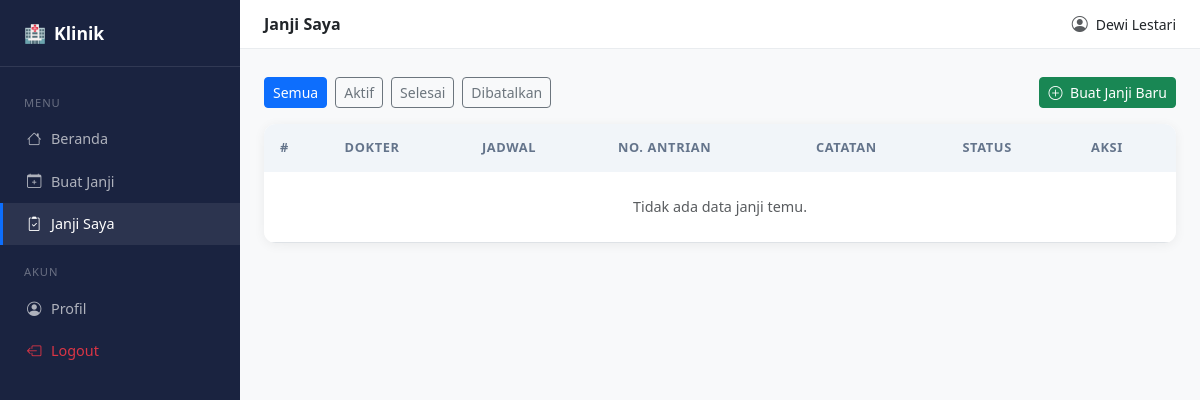
/user/appointments.php (signed in), run on an earlier commit of the app's database.
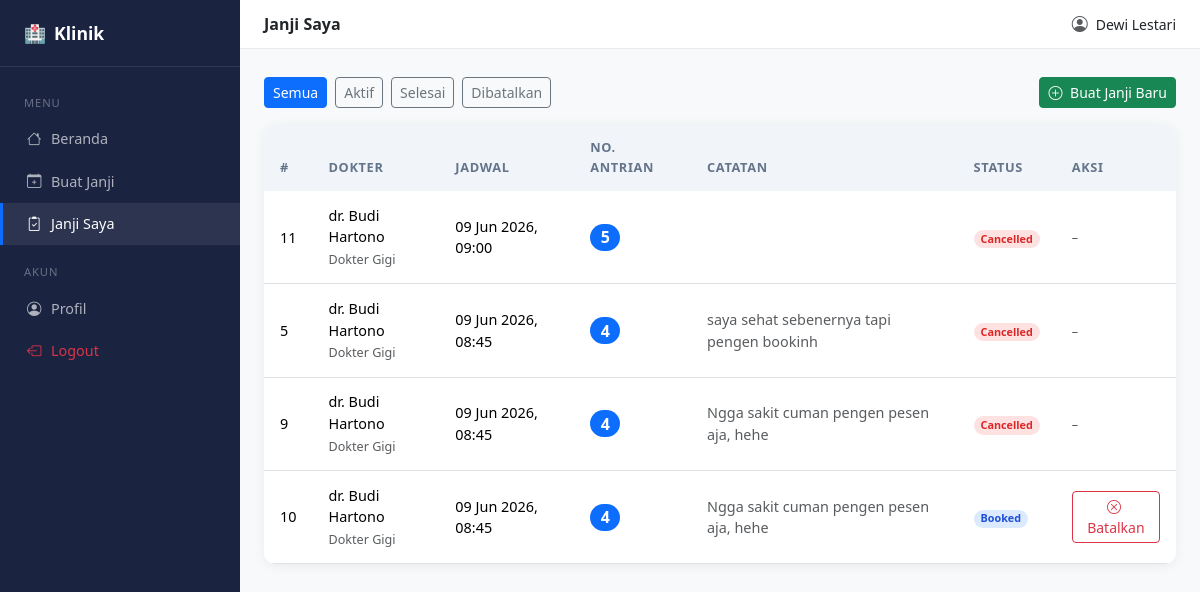
And on a later commit of the database.
### tables this page shows
CREATE TABLE `time_slots` (
  `id` int(10) UNSIGNED NOT NULL,
  `doctor_id` int(10) UNSIGNED NOT NULL,
  `slot_datetime` datetime NOT NULL,
  `duration_minutes` smallint(5) UNSIGNED NOT NULL DEFAULT 30,
  `is_booked` tinyint(1) NOT NULL DEFAULT 0,
  `created_at` datetime NOT NULL DEFAULT current_timestamp()
);

CREATE TABLE `appointments` (
  `id` int(10) UNSIGNED NOT NULL,
  `patient_id` int(10) UNSIGNED NOT NULL,
  `slot_id` int(10) UNSIGNED NOT NULL,
  `booking_time` datetime NOT NULL DEFAULT current_timestamp(),
  `status` enum('booked','cancelled','completed') NOT NULL DEFAULT 'booked',
  `notes` text DEFAULT NULL
);

CREATE TABLE `doctors` (
  `id` int(10) UNSIGNED NOT NULL,
  `full_name` varchar(100) NOT NULL,
  `specialization` varchar(100) DEFAULT NULL,
  `license_number` varchar(50) NOT NULL,
  `is_active` tinyint(1) NOT NULL DEFAULT 1,
  `deleted_at` datetime DEFAULT NULL
);

### user/appointments.php (the view, shortened to what this page needs)
<?php
require_once '../config/config.php';
require_once '../includes/layout_user.php';
$filterStatus = $_GET['status'] ?? '';
$pid = $_SESSION['user_id'];
$w   = $filterStatus ? "AND a.status = ?" : "";
$p   = $filterStatus ? [$pid, $filterStatus] : [$pid];
$stmt = $pdo->prepare(
    "SELECT a.id, a.status, a.notes, a.booking_time,
            d.full_name AS doctor, d.specialization,
            ts.slot_datetime, ts.duration_minutes,
            (
                SELECT COUNT(*)
                FROM time_slots ts2
                WHERE ts2.doctor_id = ts.doctor_id
                  AND DATE(ts2.slot_datetime) = DATE(ts.slot_datetime)
                  AND HOUR(ts2.slot_datetime) >= IF(HOUR(ts.slot_datetime) >= 13, 13, 7)
                  AND HOUR(ts2.slot_datetime) <  IF(HOUR(ts.slot_datetime) >= 13, 17, 12)
                  AND ts2.slot_datetime <= ts.slot_datetime
            ) AS queue_number
     FROM appointments a
     JOIN time_slots ts ON ts.id = a.slot_id
     JOIN doctors d     ON d.id  = ts.doctor_id
     WHERE a.patient_id = ? $w
     ORDER BY ts.slot_datetime DESC"
);
$stmt->execute($p);
$appointments = $stmt->fetchAll();
?>
<div class="mb-3 d-flex gap-2 flex-wrap">
  <?php
  $statuses = ['' => 'Semua', 'booked' => 'Aktif', 'completed' => 'Selesai', 'cancelled' => 'Dibatalkan'];
  foreach ($statuses as $val => $label):
      $active = $filterStatus === $val ? 'btn-primary' : 'btn-outline-secondary';
  ?>
  <a href="?status=<?= $val ?>" class="btn btn-sm <?= $active ?>"><?= $label ?></a>
  <?php endforeach; ?>
  <a href="<?= BASE_URL ?>/user/booking.php" class="btn btn-sm btn-success ms-auto">
    <i class="bi bi-plus-circle me-1"></i> Buat Janji Baru
  </a>
</div>
<div class="card table-card">
  <div class="table-responsive">
    <table class="table table-hover">
      <thead>
        <tr><th>#</th><th>Dokter</th><th>Jadwal</th><th>No. Antrian</th><th>Catatan</th><th>Status</th><th>Aksi</th></tr>
      </thead>
      <tbody>
      <?php foreach ($appointments as $a): ?>
      <tr>
        <td><?= $a['id'] ?></td>
        <td>
          <div><?= htmlspecialchars($a['doctor']) ?></div>
          <small class="text-muted"><?= htmlspecialchars($a['specialization'] ?? '') ?></small>
        </td>
        <td><?= date('d M Y, H:i', strtotime($a['slot_datetime'])) ?></td>
        <td><span class="badge bg-primary rounded-pill fs-6"><?= $a['queue_number'] ?></span></td>
        <td class="text-muted small"><?= htmlspecialchars($a['notes'] ?? '-') ?></td>
        <td>
          <span class="badge rounded-pill badge-<?= $a['status'] ?>">
            <?= ucfirst($a['status']) ?>
          </span>
        </td>
        <td>
          <?php
          $isFuture = strtotime($a['slot_datetime']) > time();
          if ($a['status'] === 'booked' && $isFuture): ?>
          <form method="post" class="d-inline"
                onsubmit="return confirm('Batalkan janji ini?')">
            <button class="btn btn-sm btn-outline-danger">
              <i class="bi bi-x-circle me-1"></i>Batalkan
            </button>
          </form>
          <?php else: ?>
          <span class="text-muted small">–</span>
          <?php endif; ?>
        </td>
      </tr>
      <?php endforeach; ?>
      <?php if (!$appointments): ?>
      <tr>
        <td colspan="7" class="text-center py-4 text-muted">
          Tidak ada data janji temu.
        </td>
      </tr>
      <?php endif; ?>
      </tbody>
    </table>
  </div>
</div>
<?php require_once '../includes/layout_user_end.php'; ?>

What changed in the data, as far as the page shows it:
now on this page (row edited): time_slots: appointments.id "11", doctor.full_name "dr. Budi Hartono", doctor.specialization "Dokter Gigi", slot_datetime "09 Jun 2026, 09:00", queue_number "5", appointments.status "Cancelled"
now on this page (row edited): time_slots: appointments.id "5", doctor.full_name "dr. Budi Hartono", doctor.specialization "Dokter Gigi", slot_datetime "09 Jun 2026, 08:45", queue_number "4", appointments.notes "saya sehat sebenernya tapi pengen bookinh", appointments.status "Cancelled", appointments.id "9", appointments.notes "Ngga sakit cuman pengen pesen aja, hehe", appointments.id "10", appointments.status "Booked"
Also different on the page:
text no longer shown: "Tidak ada data janji temu."
